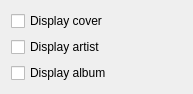
<?xml version="1.0" encoding="UTF-8"?>
<ui version="4.0">
 <class>nowplayingConfig</class>
 <widget class="QWidget" name="nowplayingConfig">
  <property name="geometry">
   <rect>
    <x>0</x>
    <y>0</y>
    <width>193</width>
    <height>86</height>
   </rect>
  </property>
  <layout class="QGridLayout" name="gridLayout">
   <item row="0" column="0">
    <widget class="QCheckBox" name="kcfg_displayCover">
     <property name="text">
      <string>Display cover</string>
     </property>
    </widget>
   </item>
   <item row="1" column="0">
    <widget class="QCheckBox" name="kcfg_displayArtist">
     <property name="text">
      <string>Display artist</string>
     </property>
    </widget>
   </item>
   <item row="2" column="0">
    <widget class="QCheckBox" name="kcfg_displayAlbum">
     <property name="text">
      <string>Display album</string>
     </property>
    </widget>
   </item>
   <item row="3" column="0">
    <spacer name="verticalSpacer">
     <property name="orientation">
      <enum>Qt::Vertical</enum>
     </property>
     <property name="sizeHint" stdset="0">
      <size>
       <width>20</width>
       <height>3</height>
      </size>
     </property>
    </spacer>
   </item>
  </layout>
 </widget>
 <resources/>
 <connections/>
</ui>
